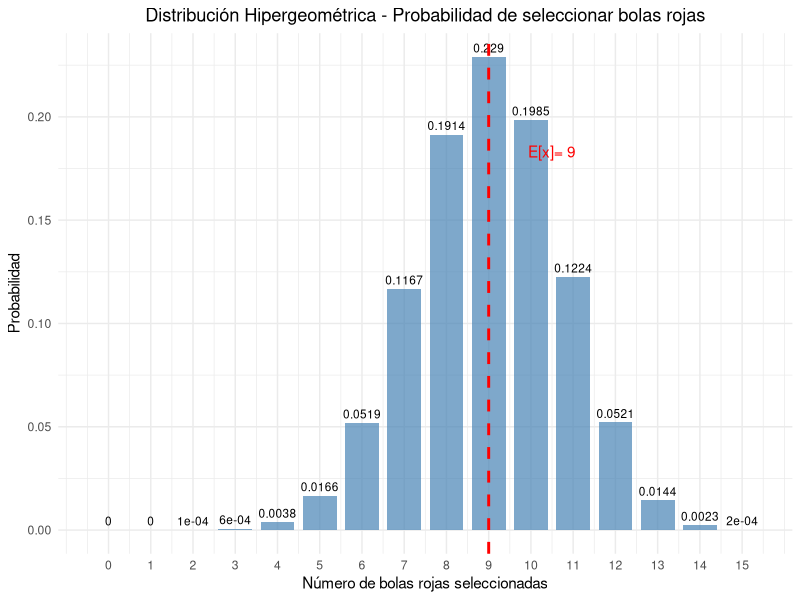
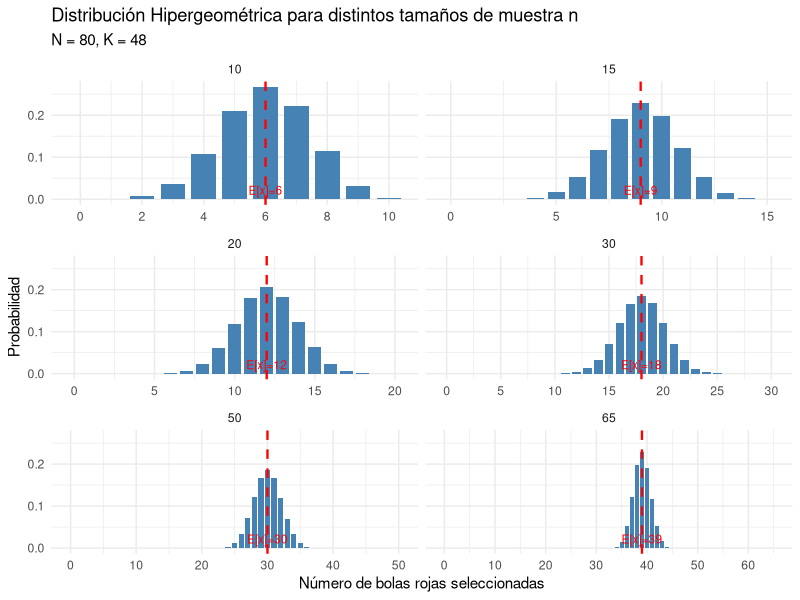

Source code (R) for these figures, in order:
## ---- chunk 1
#| label: setup
#| include: false
#| code-fold: true

library(tidyverse)
library(kableExtra)
library(gridExtra)
## ---- chunk 2
#| label: bola-hipergeometrica
#| code-fold: true

# Parámetros
N <- 80 
K <- 48  
n <- 15  
x <- 0:n  

# Función de probabilidad hipergeométrica
hipergeometrica <- function(N, K, n, x) {
  prob <- (choose(K, x) * choose(N - K, n - x)) / choose(N, n)
  return(prob)
}

# Cálculo de probabilidades 
prob_bolas <- sapply(x, function(x) hipergeometrica(N, K, n, x))

# Crear tabla 
hipergeometrica_bola <- data.frame(
  x = x, 
  Probabilidad = prob_bolas
  ) 

kable(hipergeometrica_bola,
      caption = "Distribución Hipergeométrica - Probabilidad de seleccionar exactamente 7 bolas rojas",
      digits = 4) %>%
  kable_styling(bootstrap_options = "striped")

# Parámetros estadísticos 
media_bola <- n * (K / N)
varianza_bola <- n * (K / N) * ((N - K) / N) * ((N - n) / (N - 1))
desv_std_bola <- sqrt(varianza_bola)


cat("La probabilidad de seleccionar exactamente 7 bolas rojas es:", round(hipergeometrica_bola$Probabilidad[hipergeometrica_bola$x == 7], 4), "\n")
cat("Media:", media_bola, "\n")
cat("Varianza:", varianza_bola, "\n")
cat("Desviación Estándar:", round(desv_std_bola, 4), "\n")
## ---- chunk 3
#| label: grafico-hipergeometrica
#| fig-cap: "Distribución Hipergeométrica - Probabilidad de seleccionar bolas rojas"
#| fig-width: 12
#| code-fold: true

ggplot(hipergeometrica_bola, aes(x = x, y = Probabilidad)) +
  geom_col(fill = "steelblue", alpha = 0.7, width = 0.8) +
  geom_text(aes(label = round(Probabilidad, 4)), vjust = -0.5, size = 3) +
  geom_vline(xintercept = media_bola, color = "red", linetype = "dashed", linewidth = 1) +
  annotate("text", x = media_bola + 1.5, y = max(hipergeometrica_bola$Probabilidad) * 0.8,
           label = paste("E[x]=", media_bola), color = "red") +
  scale_x_continuous(breaks = x) +
  labs(title = "Distribución Hipergeométrica - Probabilidad de seleccionar bolas rojas",
       x = "Número de bolas rojas seleccionadas",
       y = "Probabilidad") +
  theme_minimal() + 
  theme(plot.title = element_text(hjust = 0.5))
## ---- chunk 4
#| label: comparacion-hipergeometrica
#| fig-cap: "Comparación de la Distribución Hipergeométrica para diferentes tamaños de muestra n"
#| fig-width: 12
#| code-fold: true

N <- 80
K <- 48
n_values <- c(10,15, 20, 30, 50, 65)

# Crear data frame para comparación
hipergeometrica_comp <- bind_rows(lapply(n_values, function(n) {
  x <- 0:n
  prob <- dhyper(x, K, N-K, n)
  tibble(
    x = x,
    probabilidad = prob,
    media = n * (K / N),
    varianza = n * (K / N) * ((N - K) / N) * ((N - n) / (N - 1)),
    n = as.factor(n)
  )
})
)

# Tabla de parámetros 
parametros_comp <- tibble(
  x = n_values,
  Media = n_values * (K / N),
  Varianza = n_values * (K / N) * ((N - K) / N) * ((N - n) / (N - 1)),
  Desv_std = sqrt(n_values * (K / N) * ((N - K) / N) * ((N - n) / (N - 1)))
)
kable(parametros_comp,
      caption = "Parámetros Estadísticos para diferentes tamaños de muestra n") %>%
  kable_styling(bootstrap_options = "striped")
## ---- chunk 5
#| label: grafico-comparacion-hipergeometrica
#| fig-cap: "Comparación de la Distribución Hipergeométrica para diferentes tamaños de muestra n"
#| fig-width: 12
#| code-fold: true

media_df <- hipergeometrica_comp %>% distinct(n, media)

ggplot(hipergeometrica_comp, aes(x = x, y = probabilidad)) +
  geom_col(fill = "steelblue", width = 0.8) +
  geom_vline(data = media_df, aes(xintercept = media), color = "red", linetype = "dashed", linewidth = 0.8) +
  geom_text(data = media_df, aes(x = media, y = 0, label = paste0("E[x]=", round(media,2))),
            color = "red", vjust = -0.5, size = 3) +
  facet_wrap(~ n, scales = "free_x", ncol = 2) +
  scale_x_continuous(breaks = function(x) pretty(x, n = 6)) +
  labs(
    title = "Distribución Hipergeométrica para distintos tamaños de muestra n",
    subtitle = paste0("N = ", N, ", K = ", K),
    x = "Número de bolas rojas seleccionadas",
    y = "Probabilidad"
  ) +
  theme_minimal()
